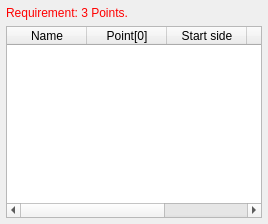
                   <widget class="QWidget" name="Extendable_rod_tab">
                    <attribute name="title">
                     <string>Piston</string>
                    </attribute>
                    <layout class="QVBoxLayout" name="verticalLayout_7">
                     <property name="leftMargin">
                      <number>0</number>
                     </property>
                     <property name="topMargin">
                      <number>0</number>
                     </property>
                     <property name="rightMargin">
                      <number>0</number>
                     </property>
                     <property name="bottomMargin">
                      <number>0</number>
                     </property>
                     <item>
                      <widget class="QWidget" name="Rod_Widget" native="true">
                       <property name="sizePolicy">
                        <sizepolicy hsizetype="Expanding" vsizetype="Expanding">
                         <horstretch>0</horstretch>
                         <verstretch>0</verstretch>
                        </sizepolicy>
                       </property>
                       <property name="contextMenuPolicy">
                        <enum>Qt::CustomContextMenu</enum>
                       </property>
                       <property name="statusTip">
                        <string>All extendable rod will show here. Needs two point.</string>
                       </property>
                       <layout class="QVBoxLayout" name="Rod_Layout">
                        <property name="leftMargin">
                         <number>6</number>
                        </property>
                        <property name="topMargin">
                         <number>6</number>
                        </property>
                        <property name="rightMargin">
                         <number>6</number>
                        </property>
                        <property name="bottomMargin">
                         <number>6</number>
                        </property>
                        <item>
                         <widget class="QLabel" name="reqRod">
                          <property name="text">
                           <string>&lt;html&gt;&lt;head/&gt;&lt;body&gt;&lt;p&gt;&lt;span style=&quot; color:#ff0000;&quot;&gt;Requirement: 3 Points.&lt;/span&gt;&lt;/p&gt;&lt;/body&gt;&lt;/html&gt;</string>
                          </property>
                         </widget>
                        </item>
                        <item>
                         <widget class="QTableWidget" name="Rod">
                          <property name="statusTip">
                           <string/>
                          </property>
                          <property name="editTriggers">
                           <set>QAbstractItemView::NoEditTriggers</set>
                          </property>
                          <property name="selectionBehavior">
                           <enum>QAbstractItemView::SelectRows</enum>
                          </property>
                          <property name="verticalScrollMode">
                           <enum>QAbstractItemView::ScrollPerPixel</enum>
                          </property>
                          <property name="horizontalScrollMode">
                           <enum>QAbstractItemView::ScrollPerPixel</enum>
                          </property>
                          <attribute name="horizontalHeaderDefaultSectionSize">
                           <number>80</number>
                          </attribute>
                          <attribute name="horizontalHeaderMinimumSectionSize">
                           <number>70</number>
                          </attribute>
                          <column>
                           <property name="text">
                            <string>Name</string>
                           </property>
                           <property name="icon">
                            <iconset resource="../icons.qrc">
                             <normaloff>:/icons/spring.png</normaloff>:/icons/spring.png</iconset>
                           </property>
                          </column>
                          <column>
                           <property name="text">
                            <string>Point[0]</string>
                           </property>
                          </column>
                          <column>
                           <property name="text">
                            <string>Start side</string>
                           </property>
                          </column>
                          <column>
                           <property name="text">
                            <string>End side</string>
                           </property>
                          </column>
                          <column>
                           <property name="text">
                            <string>Position</string>
                           </property>
                          </column>
                         </widget>
                        </item>
                       </layout>
                      </widget>
                     </item>
                    </layout>
                   </widget>
